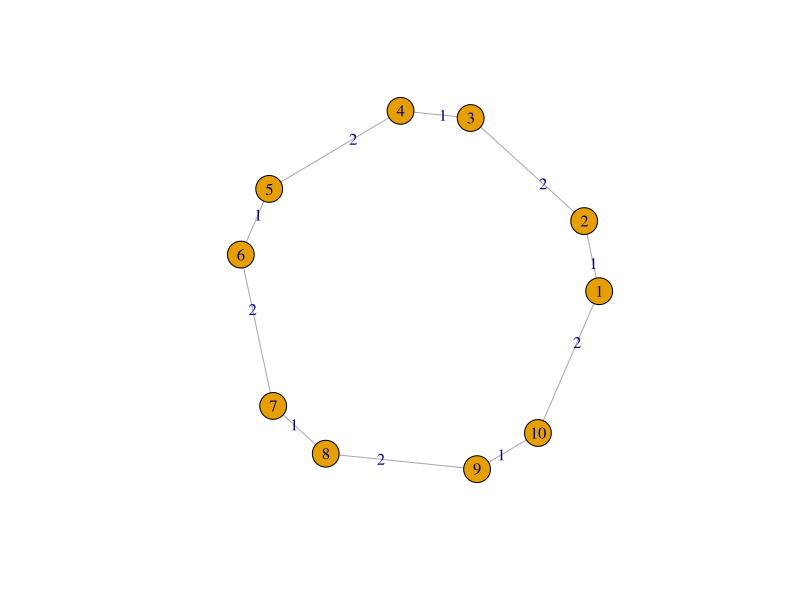

R code for this plot:
library(igraph)


### Name: layout_with_kk
### Title: The Kamada-Kawai layout algorithm
### Aliases: layout_with_kk with_kk
### Keywords: graphs

### ** Examples


g <- make_ring(10)
E(g)$weight <- rep(1:2, length.out=ecount(g))
plot(g, layout=layout_with_kk, edge.label=E(g)$weight)
